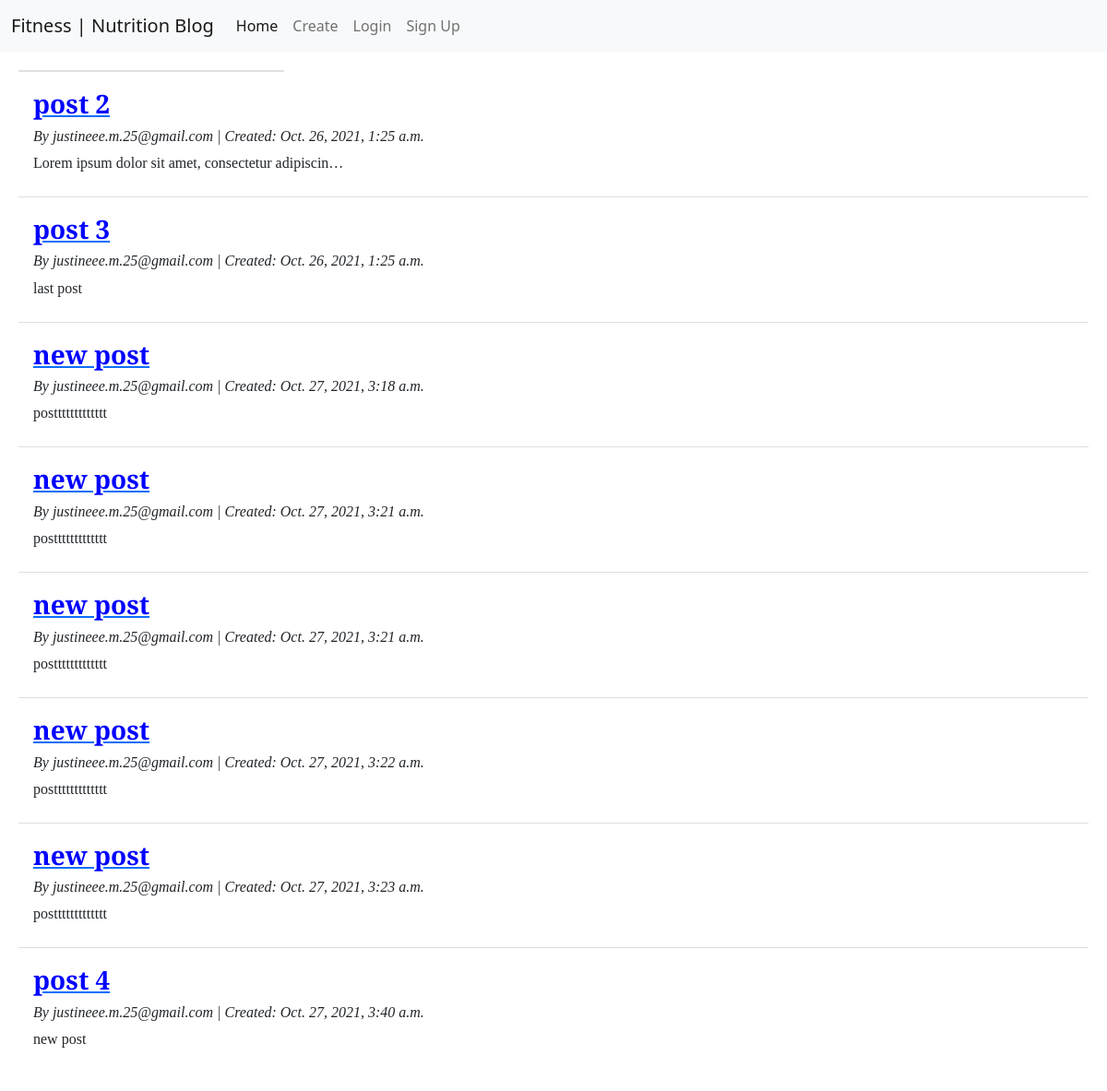
The app's page /, older data.
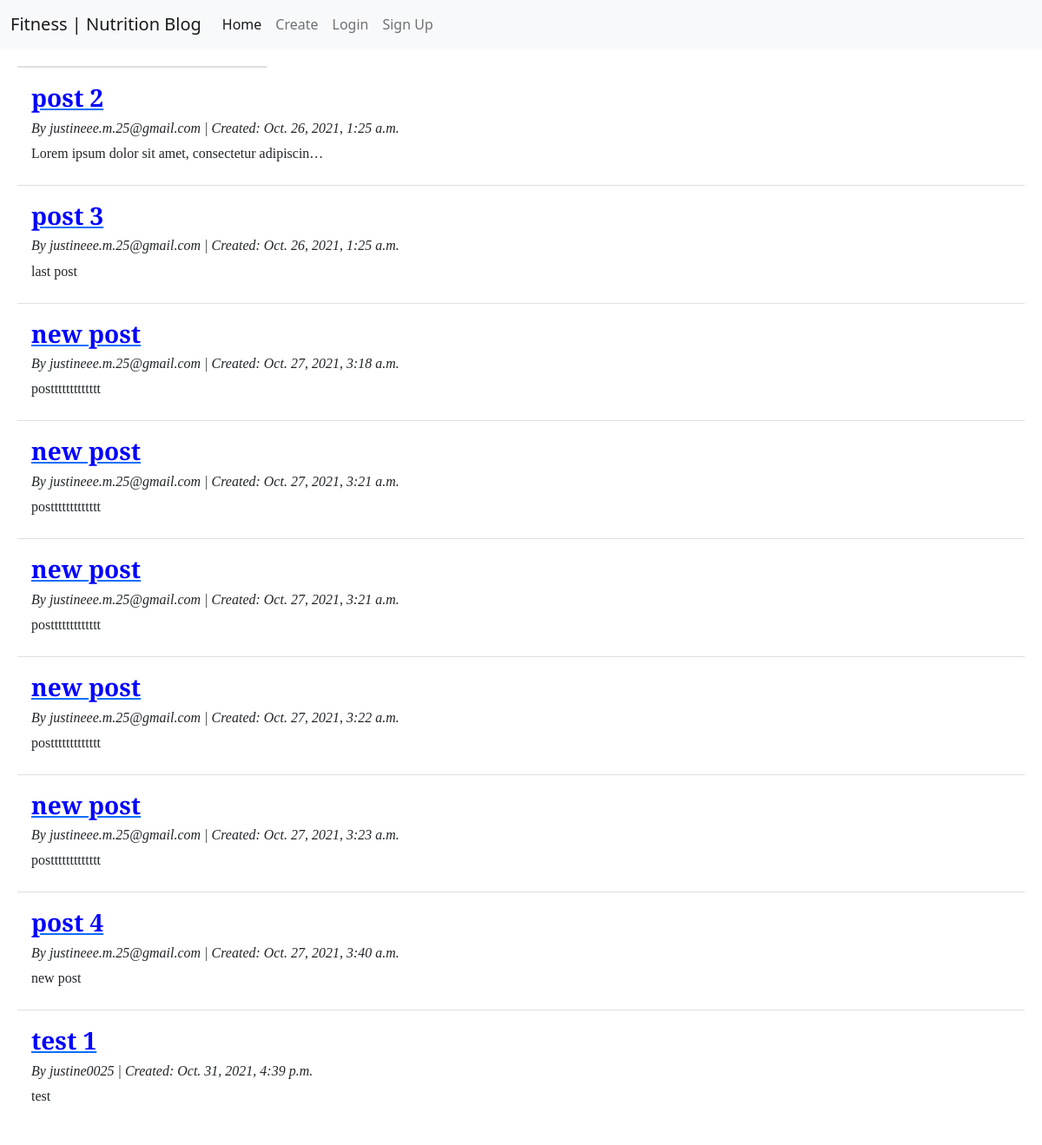
The same page, newer data.
### blog/models.py (models this page shows, shortened)
class Post(models.Model):
    title = models.CharField(max_length=200)
    author = models.ForeignKey(
        'auth.User',
        on_delete=models.CASCADE
    )
    body = models.TextField()
    created_at = models.DateTimeField(auto_now_add=True)

### blog/views.py (the view)
# urls.py: path('', PostListView.as_view(), name='home'),
class PostListView(ListView):
    template_name = "post_list.html"
    model = Post

### templates/post_list.html (shortened to what this page needs)
{% extends 'base.html' %}
{% load static %}
{% block content %}
<div class="card" style="width: 18rem;"></div>
<ul class="list-group list-group-flush">
    {% for post in post_list %}
    <li class="list-group-item">
        <a href="{% url 'post_detail' post.id %}"><h3>{{ post.title }}</h3></a>
        <h6>By {{ post.author }} | Created: {{ post.created_at }}</h6>
        <p>{{ post.body |truncatechars:50   }} </p>
    </li>
    {% endfor %}
</ul>
</div>
{% endblock content %}

Row changes from the older to the newer data that the page shows:
added Post: title "test 1", author "justine0025", created_at "Oct. 31, 2021, 4:39 p.m.", body "test"
